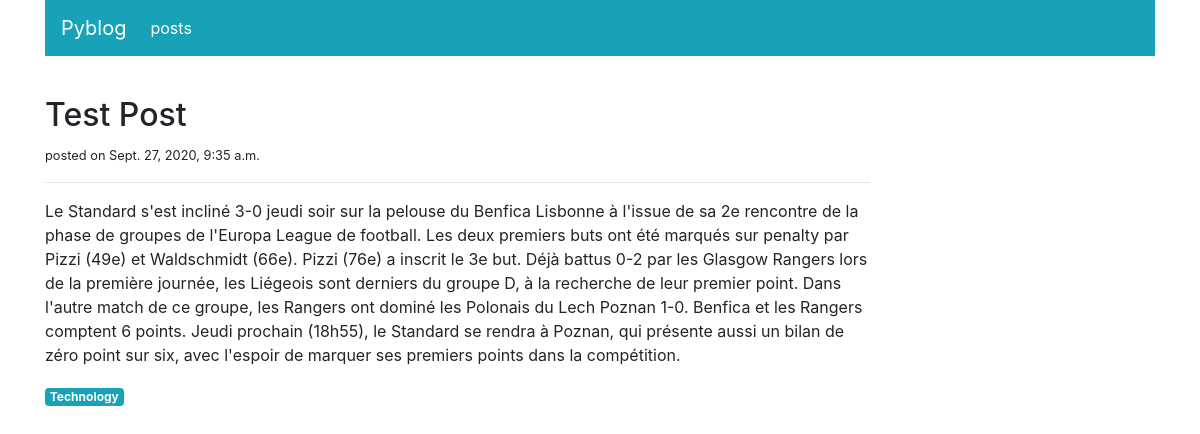
/blog/posts/detail/1, run on the app's committed database.
### blog/models.py (models this page shows, shortened)
class Post(models.Model):
    title = models.CharField(max_length=166)
    category = models.ForeignKey('PostCategory',
                                 null=True,
                                 blank=True,
                                 on_delete=models.DO_NOTHING)
    published = models.BooleanField(default=False)
    text = models.TextField(blank=True)
    created_at = models.DateTimeField(auto_now_add=True,null=True)

class PostCategory(models.Model):
    name = models.CharField(max_length=50)
    def slug(self):
        return slugify(self.name)

### blog/views.py (the view)
# urls.py: path('posts/detail/<int:post_id>', views.post_detail, name='post_detail'),
def post_detail(request, post_id):
    post = get_object_or_404(Post, pk=post_id)
    context = {
        'navigation_items': navigation.navigation_items(navigation.NAV_POSTS),
        'post': post,
    }
    return render(request, 'blog/post_detail.html', context)

### blog/navigation.py (called while the page is built)
def navigation_items(selected_item):
    items = []
    for name, url in NAV_ITEMS:
        items.append({
            'name': name,
            'url': url,
            'active': True if selected_item == name else False
        })
    return items

### blog/templates/blog/post_detail.html (shortened to what this page needs)
{% extends 'base.html' %}
{% block content %}
<div class="col-sm-9">
    <div class="mt-3">
        <h2>{{ post.title }}</h2>
        <small>posted on {{ post.created_at }}</small>
        <hr>
        <p class="text-muted">
            {{ post.text|linebreaks|safe }}
        </p>
        <a href="{% url 'post_list' post.category.slug %}"
           class="badge badge-info">{{ post.category.name|capfirst }}</a>
    </div>
</div>
{% endblock content %}

### data on the page
Post: title "Test Post", created_at "Sept. 27, 2020, 9:35 a.m.", text "Le Standard s'est incliné 3-0 jeudi soir sur la pelouse du Benfica Lisbonne à l'issue de sa 2e rencontre de la phase de groupes de l'Europa League de football. Les deux premiers buts ont été marqués sur penalty par Pizzi (49e) et Waldschmidt (66e). Pizzi (76e) a inscrit le 3e but. Déjà battus 0-2 par les Glasgow Rangers lors de la première journée, les Liégeois sont derniers du groupe D, à la recherche de leur premier point. Dans l'autre match de ce groupe, les Rangers ont dominé les Polonais du Lech Poznan 1-0. Benfica et les Rangers comptent 6 points. Jeudi prochain (18h55), le Standard se rendra à Poznan, qui présente aussi un bilan de zéro point sur six, avec l'espoir de marquer ses…", category.name "Technology"

### other printed values
{{ item.name }} "posts"
